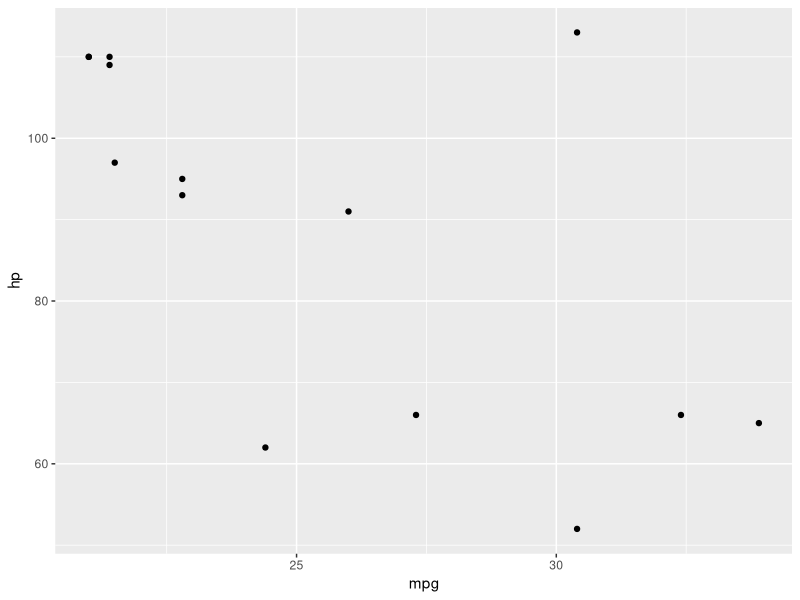

The R source for this figure:
## ---- chunk 1
knitr::opts_chunk$set(echo = FALSE)
## ---- chunk 2
variable <- "Hello"
pair <- "World!"
paste(variable, pair, sep = " ")
## ---- chunk 3
library(dplyr)
library(ggplot2)
## ---- chunk 4
mtcars %>% filter(mpg > 20) %>%
  ggplot(.,aes(mpg,hp)) + geom_point()
